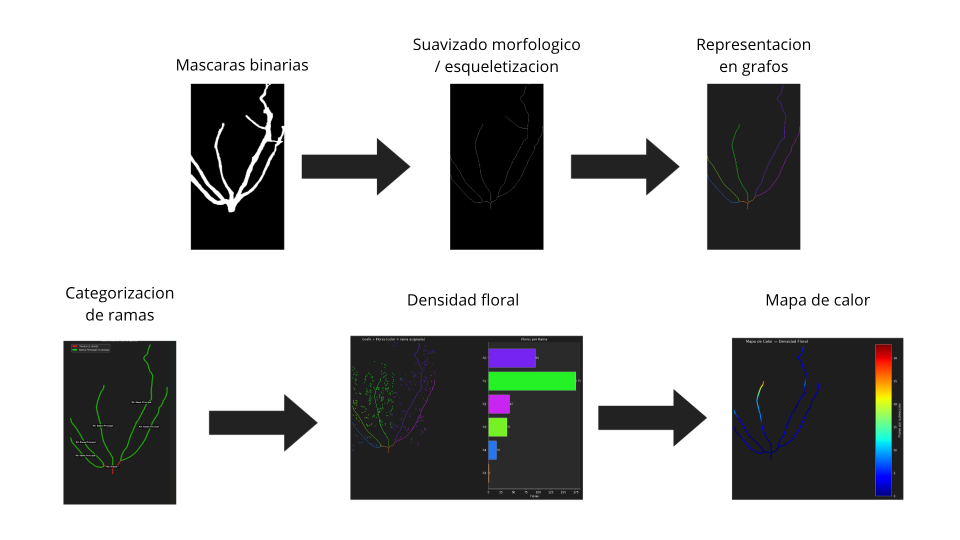
#> input picture Mascaras binarias (1).png, 1920 x 1080 px (shown at 1/2 size); its folder holds only this picture in this run
$ python branch_identifier.py 'Mascaras binarias (1).png'
#> lines starting #> are read from the running program, lines starting #| are printed output that depends on the picture; after the words box and inside, x2 and y2 are one past the last pixel; in counts of white or black regions, pixels touching at a corner belong together
"""
Branch Identifier for Peach Tree Skeletons (v2 - Graph-based)
==============================================================
Recibe una imagen de esqueleto (JPG) y genera una visualización
con cada rama coloreada de forma distinta.

Uso:
    python branch_identifier.py <ruta_imagen_esqueleto> [--output <ruta_salida>]

Algoritmo (basado en grafo):
    1. Binariza y adelgaza el esqueleto a 1px
    2. Detecta nodos: junctions (CN >= 3) y endpoints (CN == 1)
    3. Traza cada rama recorriendo pixel a pixel desde cada nodo
       hasta llegar a otro nodo → cada recorrido = 1 rama
    4. Resultado: grafo donde nodos = junctions/endpoints, aristas = ramas
    5. Asigna colores distintos a cada rama

    Garantía topológica:
      - Toda rama conecta junction→endpoint o junction→junction
      - La única excepción: si el esqueleto entero es una línea sin
        bifurcaciones (endpoint→endpoint)
"""

import sys
import argparse
import numpy as np
import cv2
from scipy import ndimage
from collections import deque
import colorsys


# ---------------------------------------------------------------------------
# 1. Vecindad 8-conectada
# ---------------------------------------------------------------------------
NEIGHBORS_8 = [(-1, -1), (-1, 0), (-1, 1),
               (0, -1),           (0, 1),
               (1, -1),  (1, 0),  (1, 1)]


def get_neighbors(skel, r, c):
    """Retorna lista de vecinos activos en 8-conectividad."""
    rows, cols = skel.shape
    neighbors = []
    for dr, dc in NEIGHBORS_8:
        nr, nc = r + dr, c + dc
        if 0 <= nr < rows and 0 <= nc < cols and skel[nr, nc]:
            neighbors.append((nr, nc))
    return neighbors


def crossing_number(skel, r, c):
    """
    Número de cruce para clasificar un pixel del esqueleto.
    CN == 1 → endpoint
    CN == 2 → punto de continuación (parte de una rama)
    CN >= 3 → junction / punto de bifurcación
    """
    rows, cols = skel.shape
    order = [(-1, 0), (-1, 1), (0, 1), (1, 1),
             (1, 0), (1, -1), (0, -1), (-1, -1)]
    vals = []
    for dr, dc in order:
        nr, nc = r + dr, c + dc
        if 0 <= nr < rows and 0 <= nc < cols:
            vals.append(1 if skel[nr, nc] else 0)
        else:
            vals.append(0)
    cn = 0
    for i in range(8):
        cn += abs(vals[(i + 1) % 8] - vals[i])
    return cn // 2


# ---------------------------------------------------------------------------
# 2. Clasificación de pixeles y clustering de junctions
# ---------------------------------------------------------------------------
def classify_skeleton_pixels(skel):
    """
    Clasifica cada pixel y agrupa junctions adyacentes en clusters.

    Retorna:
      endpoints       : set de (r, c)
      junction_reps   : set de (r, c) — un representante por cluster
      node_type       : dict {(r,c): 'endpoint' | 'junction'}
      junction_map    : dict que mapea cada pixel junction → su representante
      junction_members: dict {representante: set de pixeles del cluster}
    """
    endpoints = set()
    raw_junctions = set()

    ys, xs = np.where(skel > 0)
    for r, c in zip(ys, xs):
        cn = crossing_number(skel, r, c)
        if cn == 1:
            endpoints.add((r, c))
        elif cn >= 3:
            raw_junctions.add((r, c))

    # Agrupar junctions adyacentes en clusters
    junction_map = {}       # pixel → representante
    junction_members = {}   # representante → set de pixeles
    junction_reps = set()
    visited = set()

    for start in raw_junctions:
        if start in visited:
            continue
        cluster = []
        queue = deque([start])
        visited.add(start)
        while queue:
            pt = queue.popleft()
            cluster.append(pt)
            for dr, dc in NEIGHBORS_8:
                nb = (pt[0] + dr, pt[1] + dc)
                if nb in raw_junctions and nb not in visited:
                    visited.add(nb)
                    queue.append(nb)

        # Representante = pixel más cercano al centroide
        mean_r = int(np.mean([p[0] for p in cluster]))
        mean_c = int(np.mean([p[1] for p in cluster]))
        rep = min(cluster, key=lambda p: (p[0]-mean_r)**2 + (p[1]-mean_c)**2)
        junction_reps.add(rep)
        member_set = set(cluster)
        junction_members[rep] = member_set
        for pt in cluster:
            junction_map[pt] = rep

    node_type = {}
    for pt in endpoints:
        node_type[pt] = 'endpoint'
    for pt in junction_reps:
        node_type[pt] = 'junction'

    return endpoints, junction_reps, node_type, junction_map, junction_members


# ---------------------------------------------------------------------------
# 3. Trazado de ramas (recorrido de grafo)
# ---------------------------------------------------------------------------
def trace_branches(skel, endpoints, junction_reps, junction_map, junction_members):
    """
    Traza cada rama recorriendo pixel a pixel desde cada nodo.

    Una rama = camino entre dos nodos (endpoint o junction).

    Garantías:
      - Cada rama va de junction→endpoint, junction→junction, o
        endpoint→endpoint (solo si no hay junctions)
      - No hay ramas endpoint→endpoint si existen junctions
    """
    all_junction_pixels = set(junction_map.keys())
    all_node_pixels = endpoints | all_junction_pixels

    branches = []       # lista de listas de (r, c)
    branch_nodes = []   # lista de (nodo_inicio, nodo_fin)

    # Pixeles ya asignados a alguna rama (para evitar duplicados)
    globally_visited = set()

    def get_cluster_pixels(node):
        """Retorna todos los pixeles de un nodo (1 para endpoint, N para junction cluster)."""
        if node in junction_members:
            return junction_members[node]
        return {node}

    def resolve_node(pixel):
        """Dado un pixel, retorna el nodo al que pertenece o None."""
        if pixel in endpoints:
            return pixel
        if pixel in junction_map:
            return junction_map[pixel]
        return None

    # Recorrer desde cada nodo
    all_nodes = endpoints | junction_reps

    for start_node in all_nodes:
        start_cluster = get_cluster_pixels(start_node)

        # Encontrar pixeles de salida: vecinos del cluster que NO son del cluster
        exit_pixels = []
        for px in start_cluster:
            for nb in get_neighbors(skel, px[0], px[1]):
                if nb not in start_cluster:
                    exit_pixels.append((nb, px))

        # Remover duplicados de salida
        seen_exits = set()
        unique_exits = []
        for ep, from_px in exit_pixels:
            if ep not in seen_exits:
                seen_exits.add(ep)
                unique_exits.append((ep, from_px))

        for first_step, from_px in unique_exits:
            # Si este pixel ya fue trazado, saltar
            if first_step in globally_visited:
                continue

            # Trazar la rama pixel a pixel
            path = [first_step]
            current = first_step
            prev = from_px
            found_end_node = None

            while True:
                # ¿El pixel actual es un nodo diferente al de inicio?
                node_here = resolve_node(current)
                if node_here is not None and node_here != start_node:
                    found_end_node = node_here
                    break

                # Si es parte del cluster de inicio (raro, pero posible), seguir
                if current in start_cluster:
                    neighbors = get_neighbors(skel, current[0], current[1])
                    next_options = [n for n in neighbors
                                    if n != prev and n not in start_cluster and n not in set(path)]
                    if not next_options:
                        break
                    prev = current
                    current = next_options[0]
                    path.append(current)
                    continue

                # Buscar siguiente pixel de continuación
                neighbors = get_neighbors(skel, current[0], current[1])
                next_options = [n for n in neighbors
                                if n != prev and n not in set(path)]

                if not next_options:
                    # Fin del camino sin encontrar nodo
                    # Esto puede pasar en puntas que no se detectaron como endpoint
                    found_end_node = current  # Tratar como endpoint implícito
                    break

                # Si hay múltiples opciones, preferir la que sigue más recto
                if len(next_options) > 1:
                    dr_prev = current[0] - prev[0]
                    dc_prev = current[1] - prev[1]
                    next_options.sort(
                        key=lambda n: abs((n[0]-current[0]) - dr_prev) +
                                      abs((n[1]-current[1]) - dc_prev))

                prev = current
                current = next_options[0]
                path.append(current)

                # Seguridad anti-loop
                if len(path) > skel.shape[0] * skel.shape[1]:
                    break

            if found_end_node is not None and len(path) >= 1:
                end_node = resolve_node(found_end_node)
                if end_node is None:
                    end_node = found_end_node

                branches.append(path)
                branch_nodes.append((start_node, end_node))

                # Marcar pixeles intermedios como visitados
                for px in path:
                    if px not in all_node_pixels:
                        globally_visited.add(px)

    return branches, branch_nodes


# ---------------------------------------------------------------------------
# 4. Deduplicación de ramas
# ---------------------------------------------------------------------------
def deduplicate_branches(branches, branch_nodes):
    """Elimina ramas duplicadas basándose en solapamiento de pixeles."""
    unique_branches = []
    unique_nodes = []
    seen_sets = []

    for branch, nodes in zip(branches, branch_nodes):
        pset = frozenset(branch)
        is_dup = False
        for j, seen in enumerate(seen_sets):
            overlap = len(pset & seen) / max(len(pset), len(seen), 1)
            if overlap > 0.6:
                is_dup = True
                if len(branch) > len(unique_branches[j]):
                    unique_branches[j] = branch
                    unique_nodes[j] = nodes
                    seen_sets[j] = pset
                break
        if not is_dup:
            unique_branches.append(branch)
            unique_nodes.append(nodes)
            seen_sets.append(pset)

    return unique_branches, unique_nodes


# ---------------------------------------------------------------------------
# 5. Paleta de colores
# ---------------------------------------------------------------------------
def generate_colors(n, saturation=0.85, value=0.95):
    """Genera n colores bien distribuidos en HSV."""
    colors = []
    for i in range(n):
        hue = i / max(n, 1)
        r, g, b = colorsys.hsv_to_rgb(hue, saturation, value)
        colors.append((int(b * 255), int(g * 255), int(r * 255)))
    return colors


# ---------------------------------------------------------------------------
# 6. Pipeline principal
# ---------------------------------------------------------------------------
def identify_branches(skeleton_path, output_path=None,
                      min_branch_size=5,
                      line_thickness=2, show_junctions=True,
                      show_endpoints=True, dark_background=True):
    """
    Pipeline completo.
    """
#> called with skeleton_path = 'Mascaras binarias (1).png', min_branch_size = 5, line_thickness = 2, show_junctions = True, show_endpoints = True, dark_background = True
    # --- Cargar ---
    img = cv2.imread(skeleton_path, cv2.IMREAD_GRAYSCALE)
    if img is None:
        raise FileNotFoundError(f"No se pudo cargar: {skeleton_path}")
    print(f"[INFO] Imagen: {img.shape[1]}x{img.shape[0]} px")
#| [INFO] Imagen: 1920x1080 px

    # --- Binarizar ---
    _, skel = cv2.threshold(img, 0, 1, cv2.THRESH_BINARY + cv2.THRESH_OTSU)
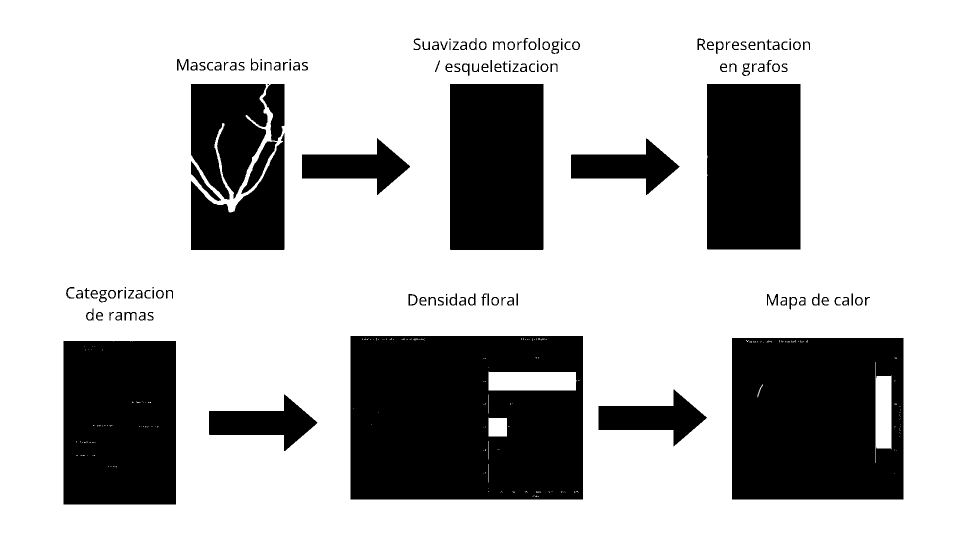
#> skel: shape (1080, 1920) (shown at 1/2 size); values 0 (black) and 1 (white), 73% white; 145 black regions (11 under 20 px), largest, box (x1, y1, x2, y2) and area: (701, 672, 1166, 999) 143839, (1464, 676, 1807, 999) 105892, (127, 682, 352, 1009) 73434
    if np.mean(skel) > 0.5:
        skel = 1 - skel
    skel = skel.astype(np.uint8)
    print(f"[INFO] Pixeles esqueleto: {np.sum(skel > 0)}")
#| [INFO] Pixeles esqueleto: 559912

    if np.sum(skel > 0) == 0:
        raise ValueError("No se detectó esqueleto en la imagen.")

    # --- Adelgazar ---
    from skimage.morphology import skeletonize
    skel_thin = skeletonize(skel > 0).astype(np.uint8)
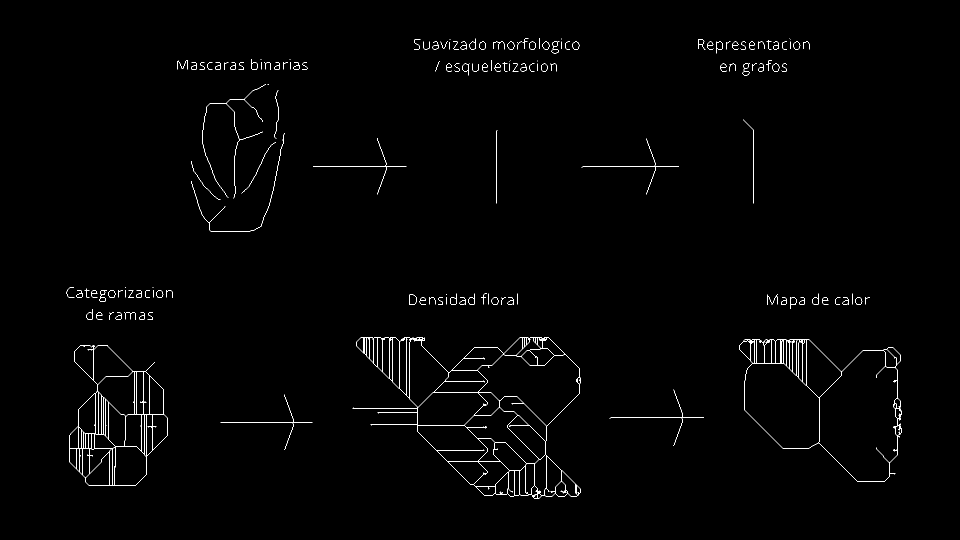
#> skel_thin: shape (1080, 1920) (shown at 1/2 size); values 0 (black) and 1 (white), 0.89% white in thin lines or dots, all inside (x1, y1, x2, y2) = (133, 76, 1804, 997)
    print(f"[INFO] Pixeles tras adelgazamiento: {np.sum(skel_thin > 0)}")
#| [INFO] Pixeles tras adelgazamiento: 18467

    # --- Clasificar ---
    endpoints, junction_reps, node_type, junction_map, junction_members = \
        classify_skeleton_pixels(skel_thin)
#> in classify_skeleton_pixels, `ys, xs = np.where(skel > 0)`: ys = 18467 values from 76 to 996; xs = 18467 values, max 1803 at index 12775, min 133 at index 5122, mean 895.4
#> (the rest of the program and of its run is left out)
